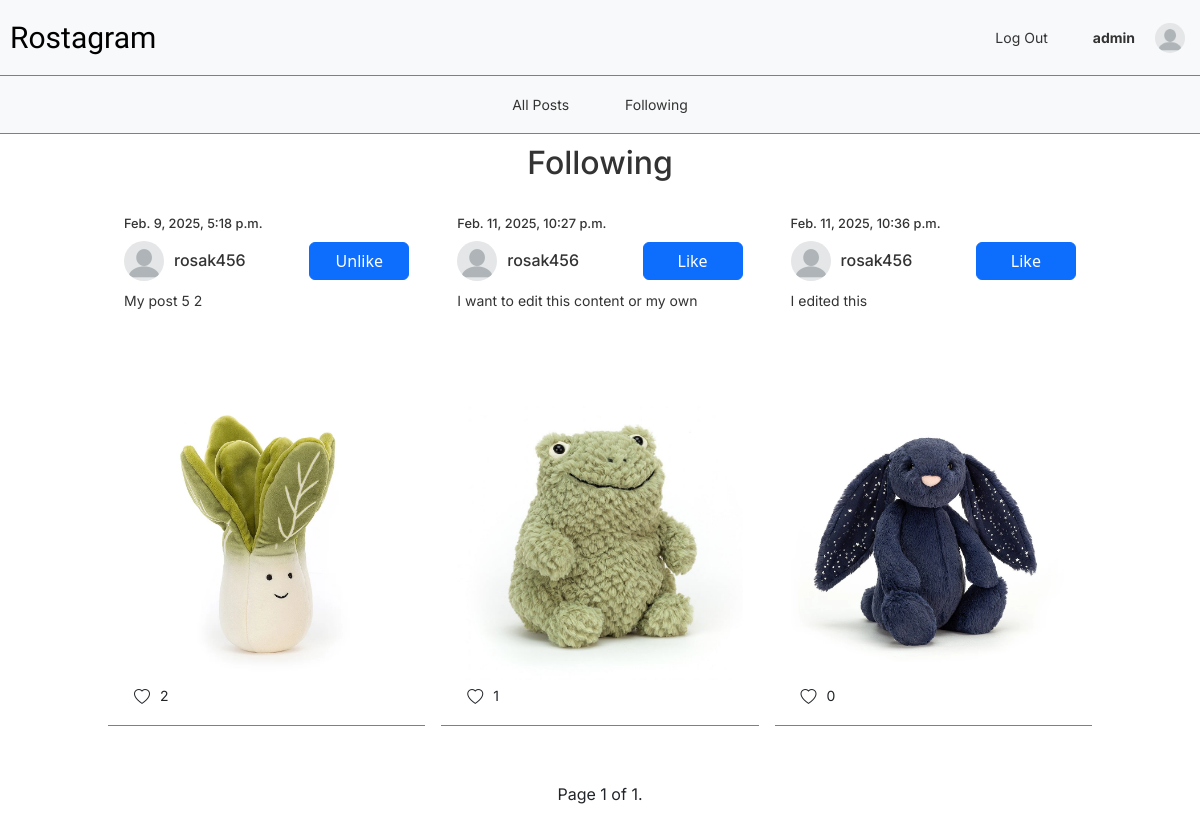
The page /following (signed in) on the database its author committed.
### network/models.py (models this page shows)
class User(AbstractUser):
    bio = models.TextField(blank=True, null=True, default=None)
    profile_picture = models.ImageField(upload_to="images/User/%d/%m/%y", default="profile-default.webp")

class Post(models.Model):
    user = models.ForeignKey(User, on_delete=models.CASCADE, related_name='posts', null=True)
    created_at = models.DateTimeField(auto_now_add=True)
    content = models.TextField(blank=True, default=None, null=True)
    image = models.ImageField(upload_to="images/Post/%d/%m/%y")

### network/views.py (the view)
# urls.py: path("following", views.following_view, name="following"),
def following_view(request):
    user = request.user
    if user.is_authenticated:
        followed_users = Follow.objects.filter(follower=user).select_related("users")
        followed_user_ids = followed_users.values_list("users", flat=True)
        if followed_users:
            posts = Post.objects.filter(user__id__in=followed_user_ids)
            paginator = Paginator(posts, 10)
            page_number = request.GET.get("page")
            page_obj = paginator.get_page(page_number)
            for post in page_obj.object_list:
                post.is_liked = post.likes.filter(user=user).exists()
        else:
            page_obj = None
            posts = None
    return render(request, "network/following.html", {
        "user": user,
        "followed_users": followed_users,
        "posts": posts,
        "page_obj": page_obj
    })

### network/templates/network/following.html (shortened to what this page needs)
{% extends "network/layout.html" %}
{% block body %}
<div class="page-heading">
    <h2>Following</h2>
</div>
{% if user.is_authenticated %}
    <div class="all-posts-container">
        {% for post in page_obj %}
        <div class="post-container">
            <div class="post-timestamp">
                <h6>{{ post.created_at }}</h6>
            </div>
            <div class="post-details" id="post-{{ post.id }}">
                <div class="post-topbar">
                    <div class="user-details">
                        <img src="{{ post.user.profile_picture.url }}" class="profile-img">
                        <a href="{% url 'profile' post.user  %}"><h5>{{ post.user.username }}</h5></a>
                    </div>
                    {% if user.is_authenticated %}
                    <div class="post-btn-container">
                        {% if user.username != post.user.username %}
                        <button class="btn btn-primary like-btn" data-post-id="{{ post.id }}">
                            {% if post.is_liked %}
                                Unlike
                            {% else %}
                                Like
                            {% endif %}
                        </button>
                        {% else %}
                            <button class="btn btn-success edit-btn" data-post-id="{{ post.id }}">
                                Edit
                            </button>
                        {% endif %}
                    </div>
                    {% endif %}
                </div>
                <div class="post-content-container">
                    <p id="post-content-{{ post.id }}">{{ post.content }}</p>
                </div>
            </div>
            <img src="{{ post.image.url }}" class="post-img">
            <div class="like-container">
                <i class="bi bi-heart"></i>
                <div class="like-count" id="like-count-{{ post.id }}">
                    {{ post.likes.count }}
                </div>
            </div>
        </div>
        {% endfor %}
    </div>
    {% if posts %}
        <div class="pagination">
            <span class="step-links">
                <span class="current">
                    Page {{ page_obj.number }} of {{ page_obj.paginator.num_pages }}.
                </span>
            </span>
        </div>
    {% else %}
    <div class="page-container">
        <p>You are not following anyone. Follow some users to see their posts!</p>
    </div>
    {% endif %}
{% endif %}
{% endblock %}

### network/templates/network/layout.html (shortened to what this page needs)
{% load static %}
<!DOCTYPE html>
<html lang="en">
    <head>
        <link rel="stylesheet" href="https://cdn.jsdelivr.net/npm/bootstrap@5.3.3/dist/css/bootstrap.min.css">
        <link rel="stylesheet" href="https://cdn.jsdelivr.net/npm/bootstrap-icons@1.11.3/font/bootstrap-icons.min.css">
        <link href="{% static 'network/styles.css' %}" rel="stylesheet">
    </head>
    <body>
        <nav class="navbar navbar-expand-lg navbar-light bg-light">
            <div class="navbar-items">
                <a class="navbar-brand" href="{% url 'index' %}">Rostagram</a>
                {% if user.is_authenticated %}
                <li class="nav-item">
                    <a class="nav-link" href="{% url 'logout' %}">Log Out</a>
                </li>
                <li class="nav-item profile-details">
                    <a class="nav-link profile-username" href="{% url 'profile' user.username %}"><strong>{{ user.username }}</strong></a>
                    <img src="{{ user.profile_picture.url }}" class="profile-img">
                </li>
                {% endif %}
            </div>
        </nav>
        <nav class="navbar navbar-expand-lg navbar-light bg-light navbar-2">
            <div class="navbar-items">
              <ul class="navbar-nav mr-auto">
                <li class="nav-item">
                  <a class="nav-link" href="{% url 'index' %}">All Posts</a>
                </li>
                {% if user.is_authenticated %}
                    <li class="nav-item">
                        <a class="nav-link" href="{% url 'following' %}">Following</a>
                    </li>
                {% endif %}
              </ul>
            </div>
        </nav>
        <div class="body">
            {% block body %}
            {% endblock %}
        </div>
    </body>
</html>

### rows shown on the page
User: username "admin", profile_picture (placeholder picture)
Post: created_at "Feb. 9, 2025, 5:18 p.m.", user.profile_picture (placeholder picture), user.username "rosak456", shows "Unlike", content "My post 5 2", image (picture), likes.count "2"
Post: created_at "Feb. 11, 2025, 10:27 p.m.", user.profile_picture (placeholder picture), user.username "rosak456", shows "Like", content "I want to edit this content or my own", image (picture), likes.count "1"
Post: created_at "Feb. 11, 2025, 10:36 p.m.", user.profile_picture (placeholder picture), user.username "rosak456", shows "Like", content "I edited this", image (picture), likes.count "0"

### other values the page prints
{{ page_obj.number }} "1"
{{ page_obj.paginator.num_pages }} "1"
